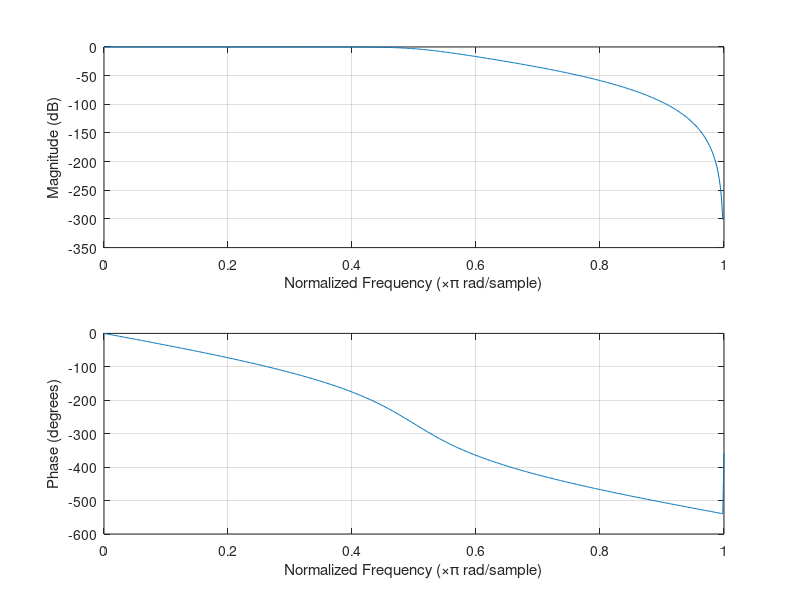

The MATLAB script that drew this image: (Note: this script raises an error after producing the figure.)
theta = 30*pi/180;
f = 915e6;
fs = (4/3)*f;
T = 1/fs;
samp = 1e3;
SNR = 15;

v=10^(-SNR/20)*(1/sqrt(2))*(randn(4,samp+6)+1j*randn(4,samp+6));


lambda = 3e8/f;
d = lambda/4;
dol = d/lambda;

phaseShift = 2*pi*d*sin(theta)/lambda;

t = linspace(T,samp*T,samp);
x1 = sin(2*pi*f*t);
x2 = sin(2*pi*f*t + phaseShift);
x3 = sin(2*pi*f*t + 2*phaseShift);
x4 = sin(2*pi*f*t + 3*phaseShift);

sOdd = [1,0,-1,0];
sEven = [0,-1,0,1];

times = samp/(4);

sOdd = repmat(sOdd,1,times);
sEven = repmat(sEven,1,times);

[b,a] = butter(6,1/2);
freqz(b,a)

x1I = sOdd.*x1;
x1Q = sEven.*x1;

x2I = sOdd.*x2;
x2Q = sEven.*x2;

x3I = sOdd.*x3;
x3Q = sEven.*x3;

x4I = sOdd.*x4;
x4Q = sEven.*x4;

rec1 = butter6(b,a,x1I + 1j*x1Q);
rec2 = butter6(b,a,x2I + 1j*x2Q);
rec3 = butter6(b,a,x3I + 1j*x3Q);
rec4 = butter6(b,a,x4I + 1j*x4Q);
rec = [rec1;rec2;rec3;rec4] + v;

%%


Rhat=zeros(4);
%n=1000;
for ii=1:samp
Rhat = Rhat+rec(:,ii)*rec(:,ii)';
end
Rhat=Rhat/samp;
lambda=eig(Rhat);

p = linspace(-90,90,1e3); 
% electric angle
th = 2*pi*dol*sin(p*pi/180);

s = exp(-1j*th.*([0;1;2;3]));

S_music=zeros(length(th),1);

[V,lambda] = eig(Rhat)
G = V(:,1:3);

for ii=1:length(th)
  S_music(ii)= 1./(s(:,ii)'*(G*G')*s(:,ii));
end

S_music_db = 20*log10(abs(S_music));
figure
plot(p,S_music_db)
title('MUSIC Spectrum')

%%
% --- MUSIC spectrum ---
n= 200;
tt=linspace(0,pi/2,n);
pp=linspace(-pi,pi,n);
[TT, PP] = meshgrid(tt,pp);
S_music  = zeros(n,n);

ak=zeros(n,n,3);
ak(:,:,1) = sin(TT).*cos(PP);
ak(:,:,2) = sin(TT).*sin(PP);
ak(:,:,3) = cos(TT);

[V, ~] = eig(Rhat);
G = V(:,end);

for ii=1:n
  for jj=1:n
    aakk = reshape( ak(ii,jj,:), 1, 3);
    s =exp(-2*pi*1j*dol*r.'*aakk.');
    S_music(ii,jj) = 1./(s'*(G*G')*s);
  end
end

figure
surfc(TT*180/pi,PP*180/pi,20*log10(abs(S_music)))
xlabel('\Theta (deg)')
ylabel('\Phi (deg)')
title('MUSIC Spectrum')